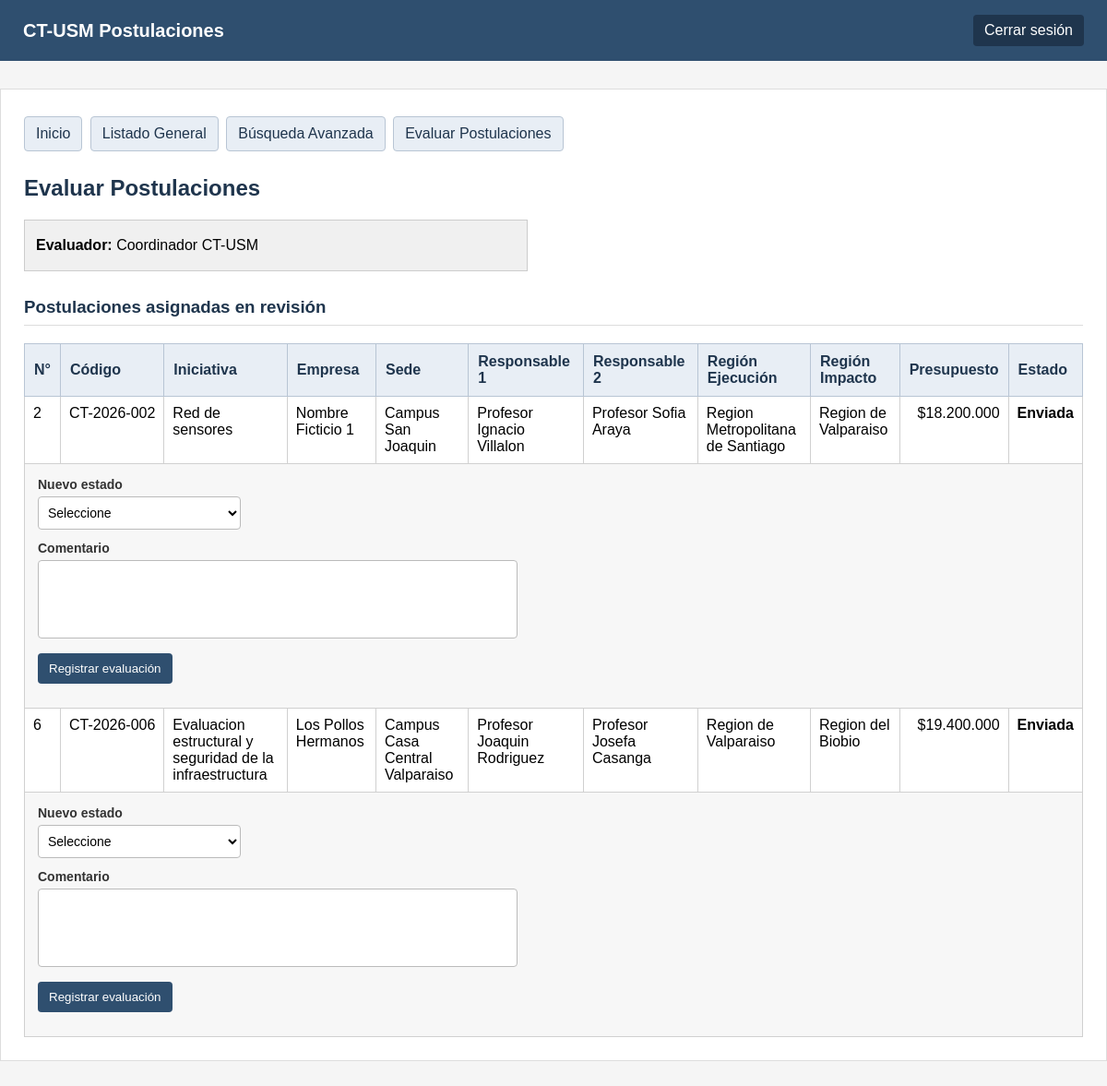
The page /PHP/evaluar_postulaciones.php (signed in) on the database its author committed.
### tables this page shows
CREATE TABLE postulacion(
    id_postulacion INT AUTO_INCREMENT NOT NULL,
    rut_empresa VARCHAR(12) NOT NULL,
    codigo_interno VARCHAR(30) NOT NULL,
    fecha_postulacion DATE NOT NULL,
    tipo_iniciativa VARCHAR(20) NOT NULL,
    region_ejecucion VARCHAR(60) NOT NULL,
    region_impacto VARCHAR(60) NOT NULL,
    estado_postulacion VARCHAR(30) NOT NULL DEFAULT 'Borrador',
    nombre_responsable_1 VARCHAR(100) NOT NULL,
    nombre_responsable_2 VARCHAR(100) NOT NULL,
    numero_postulacion INT NOT NULL,
    nombre_iniciativa VARCHAR(150) NOT NULL,
    objetivo_iniciativa VARCHAR(255) NOT NULL,
    descripcion_iniciativa VARCHAR(255) NOT NULL,
    resultados_iniciativa VARCHAR(255) NOT NULL,
    presupuesto_total INT NOT NULL,
    id_usuario_responsable INT NULL,
    id_evaluador INT NULL,

    PRIMARY KEY (id_postulacion),
    UNIQUE (codigo_interno),
    UNIQUE (numero_postulacion),

    FOREIGN KEY (rut_empresa) REFERENCES empresa(rut_empresa)
        ON DELETE RESTRICT
        ON UPDATE CASCADE,

    FOREIGN KEY (id_usuario_responsable) REFERENCES usuario(id_usuario)
        ON DELETE SET NULL
        ON UPDATE CASCADE,

    FOREIGN KEY (id_evaluador) REFERENCES usuario(id_usuario)
        ON DELETE SET NULL
        ON UPDATE CASCADE
);

CREATE TABLE empresa(
    rut_empresa VARCHAR(12) NOT NULL,
    nombre_empresa VARCHAR(150) NOT NULL,
    tamano_empresa VARCHAR(20) NOT NULL,
    nom_rep VARCHAR(100) NOT NULL,
    mail_rep VARCHAR(120) NOT NULL,
    telefono_rep VARCHAR(20) NOT NULL,
    conv_marco_usm BOOLEAN NOT NULL,
    PRIMARY KEY (rut_empresa)
);

### PHP/evaluar_postulaciones.php (the view, shortened to what this page needs)
<?php
require_once "conexion.php";
function limpiar($dato){
    return htmlspecialchars((string)$dato, ENT_QUOTES, "UTF-8");
}
function mostrar_estado($estado){
    if ($estado== "En Revisión"){
        return "Enviada";
    }
    return $estado;
}
$id_evaluador= $_SESSION["id_usuario"];
$nombre_evaluador= $_SESSION["usuario"] ?? "Evaluador";
$rol= $_SESSION["rol"];
$sql=  "SELECT p.id_postulacion, p.codigo_interno, p.numero_postulacion, p.nombre_iniciativa, p.nombre_responsable_1, p.nombre_responsable_2, p.region_ejecucion, p.region_impacto, p.presupuesto_total, p.estado_postulacion, e.nombre_empresa,
        COALESCE(GROUP_CONCAT(DISTINCT s.nombre_sede SEPARATOR ', '), 'Sin sede') AS nombre_sede
        FROM postulacion p
        INNER JOIN empresa e ON p.rut_empresa = e.rut_empresa
        LEFT JOIN sede s ON p.id_postulacion = s.id_postulacion
        WHERE p.id_evaluador = ?
        AND p.estado_postulacion = 'En Revisión'
        GROUP BY p.id_postulacion, p.codigo_interno, p.numero_postulacion, p.nombre_iniciativa, p.nombre_responsable_1, p.nombre_responsable_2, p.region_ejecucion, p.region_impacto, p.presupuesto_total, p.estado_postulacion, e.nombre_empresa
        ORDER BY p.numero_postulacion ASC";
$stmt= $conn->prepare($sql);
$stmt->bind_param("i", $id_evaluador);
$stmt->execute();
$resultado= $stmt->get_result();
?>
<!DOCTYPE html>
<html lang="es">
<head>
    <link rel="stylesheet" href="css/evaluar_postulaciones.css">
</head>
<body>
<div class="barra">
    <h1>CT-USM Postulaciones</h1>
    <a href="login.php?logout=1">Cerrar sesión</a>
</div>
<div class="contenido">
    <div class="menu">
        <a href="dashboard.php">Inicio</a>
        <a href="listado_general.php">Listado General</a>
        <a href="busqueda_avanzada.php">Búsqueda Avanzada</a>
        <?php if ($rol== "evaluador"): ?>
            <a href="evaluar_postulaciones.php">Evaluar Postulaciones</a>
        <?php endif; ?>
    </div>
    <h2>Evaluar Postulaciones</h2>
    <div class="datos">
        <p>
            <strong>Evaluador:</strong>
            <?php echo limpiar($nombre_evaluador); ?>
        </p>
    </div>
    <h3>Postulaciones asignadas en revisión</h3>
    <table>
        <thead>
            <tr>
                <th>N°</th>
                <th class="col-codigo">Código</th>
                <th>Iniciativa</th>
                <th>Empresa</th>
                <th>Sede</th>
                <th>Responsable 1</th>
                <th>Responsable 2</th>
                <th>Región Ejecución</th>
                <th>Región Impacto</th>
                <th>Presupuesto</th>
                <th>Estado</th>
            </tr>
        </thead>
        <tbody>
            <?php if ($resultado && $resultado->num_rows > 0): ?>
                <?php while ($fila= $resultado->fetch_assoc()): ?>
                    <tr>
                        <td><?php echo limpiar($fila["numero_postulacion"]); ?></td>
                        <td class="col-codigo"><?php echo limpiar($fila["codigo_interno"]); ?></td>
                        <td><?php echo limpiar($fila["nombre_iniciativa"]); ?></td>
                        <td><?php echo limpiar($fila["nombre_empresa"]); ?></td>
                        <td><?php echo limpiar($fila["nombre_sede"]); ?></td>
                        <td><?php echo limpiar($fila["nombre_responsable_1"]); ?></td>
                        <td><?php echo limpiar($fila["nombre_responsable_2"]); ?></td>
                        <td><?php echo limpiar($fila["region_ejecucion"]); ?></td>
                        <td><?php echo limpiar($fila["region_impacto"]); ?></td>
                        <td class="presupuesto">
                            $<?php echo number_format((int)$fila["presupuesto_total"], 0, ",", "."); ?>
                        </td>
                        <td class="estado">
                            <?php echo limpiar(mostrar_estado($fila["estado_postulacion"])); ?>
                        </td>
                    </tr>
                    <tr class="fila-evaluacion">
                        <td colspan="11">
                            <form method="POST" class="form-evaluacion">
                                <div class="campo-evaluacion">
                                    <label>Nuevo estado</label>
                                    <select name="estado_nuevo" required>
                                        <option value="">Seleccione</option>
                                    </select>
                                </div>
                                <div class="campo-evaluacion">
                                    <label>Comentario</label>
                                    <textarea
                                        name="comentario"
                                        maxlength="500"
                                        required
                                    ></textarea>
                                </div>
                                <div class="campo-evaluacion">
                                    <button
                                        type="submit"
                                        name="registrar_evaluacion"
                                        onclick="return confirm('¿Seguro que deseas registrar esta evaluación?');"
                                    >
                                        Registrar evaluación
                                    </button>
                                </div>
                            </form>
                        </td>
                    </tr>
                <?php endwhile; ?>
            <?php endif; ?>
        </tbody>
    </table>
</div>
</body>
</html>

### PHP/css/evaluar_postulaciones.css (style rules this page uses)
body { font-family: Arial, sans-serif; margin: 0; background-color: #f5f5f5; }
.col-codigo { min-width: 70px; white-space: nowrap; }
.barra { background-color: #2f4f6f; color: white; padding: 16px 25px; display: flex; justify-content: space-between; align-items: center; }
.barra h1 { margin: 0; font-size: 20px; }
.barra a { color: white; text-decoration: none; background-color: #1f354d; padding: 8px 12px; border-radius: 4px; }
.contenido { max-width: 1500px; margin: 30px auto; background-color: white; padding: 25px; border: 1px solid #ddd; }
.menu { margin-bottom: 22px; }
.menu a { display: inline-block; margin: 4px 4px 4px 0; padding: 9px 12px; background-color: #e8eef5; color: #1f354d; border: 1px solid #b8c5d4; text-decoration: none; border-radius: 4px; }
h2 { margin-top: 0; color: #1f354d; }
h3 { color: #1f354d; margin-top: 28px; border-bottom: 1px solid #ddd; padding-bottom: 8px; }
.datos { background-color: #f0f0f0; padding: 12px; border: 1px solid #ccc; margin-bottom: 20px; max-width: 520px; }
.datos p { margin: 6px 0; }
table { width: 100%; border-collapse: collapse; margin-top: 18px; background-color: white; }
th { background-color: #e8eef5; color: #1f354d; padding: 10px; border: 1px solid #b8c5d4; text-align: left; }
td { padding: 9px; border: 1px solid #d0d0d0; vertical-align: top; }
tr:nth-child(even) { background-color: #f7f7f7; }
.presupuesto { text-align: right; white-space: nowrap; }
.estado { font-weight: bold; }
.fila-evaluacion td { background-color: #f7f7f7; border-top: none; padding: 14px; }
.form-evaluacion { width: 520px; max-width: 100%; }
.campo-evaluacion { margin-bottom: 12px; }
.campo-evaluacion label { display: block; margin-bottom: 5px; font-weight: bold; color: #333; font-size: 14px; }
textarea { width: 100%; height: 85px; box-sizing: border-box; padding: 7px; font-size: 14px; border: 1px solid #bbb; border-radius: 4px; resize: none; }
select { width: 220px; max-width: 100%; height: 36px; box-sizing: border-box; padding: 6px; font-size: 14px; border: 1px solid #bbb; border-radius: 4px; background-color: white; }
button { padding: 9px 12px; background-color: #2f4f6f; color: white; border: none; border-radius: 4px; cursor: pointer; }

### rows shown on the page
postulacion: numero_postulacion "2", codigo_interno "CT-2026-002", nombre_iniciativa "Red de sensores", rut_empresa.nombre_empresa "Nombre Ficticio 1", nombre_sede "Campus San Joaquin", nombre_responsable_1 "Profesor Ignacio Villalon", nombre_responsable_2 "Profesor Sofia Araya", region_ejecucion "Region Metropolitana de Santiago", region_impacto "Region de Valparaiso", presupuesto_total "18.200.000", estado_postulacion "Enviada"
postulacion: numero_postulacion "6", codigo_interno "CT-2026-006", nombre_iniciativa "Evaluacion estructural y seguridad de la infraestructura", rut_empresa.nombre_empresa "Los Pollos Hermanos", nombre_sede "Campus Casa Central Valparaiso", nombre_responsable_1 "Profesor Joaquin Rodriguez", nombre_responsable_2 "Profesor Josefa Casanga", region_ejecucion "Region de Valparaiso", region_impacto "Region del Biobio", presupuesto_total "19.400.000", estado_postulacion "Enviada"

### other values the page prints
limpiar($nombre_evaluador) "Coordinador CT-USM"
